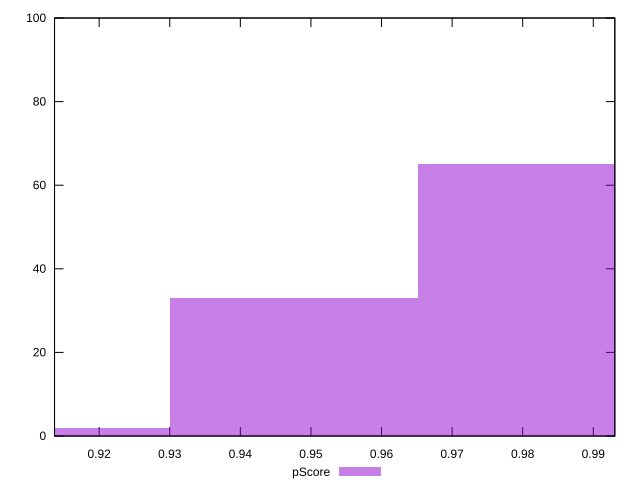

This figure's gnuplot source:
reset

$pScore <<EOF
0.947572912782475 33
0.9826682058484926 65
0.9124776197164575 2
EOF

set key outside below
set boxwidth 0.035095293066017594
set xrange [0.9136775893945589:0.9930503460592746]
set yrange [0:100]
set trange [0:100]
set style fill transparent solid 0.5 noborder
set terminal svg size 640, 490 enhanced background rgb 'white'
set output "reports/report_00027_2021-02-24T12-40-31.850Z/first-contentful-paint/samples/music/pScore/histogram.svg"

plot $pScore title "pScore" with boxes

reset
